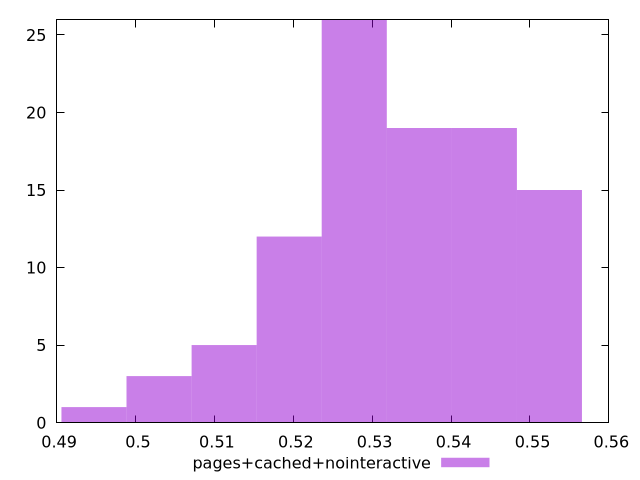

Here is the gnuplot script that generated this plot:
$_pagesCachedNointeractive <<EOF
0.5359687621796468 19
0.5442144354439491 19
0.5277230889153446 26
0.5194774156510423 12
0.49474039585813556 1
0.5112317423867401 5
0.5524601087082514 15
0.5029860691224378 3
EOF
set key outside below
set terminal pngcairo
set output "report_00006_2020-11-02T20-21-41.718Z/performance_score/pages+cached+nointeractive//hist.png"
set yrange [0:26]
set boxwidth 0.00824567326430226
set style fill transparent solid 0.5 noborder
plot $_pagesCachedNointeractive title "pages+cached+nointeractive" with boxes ,
